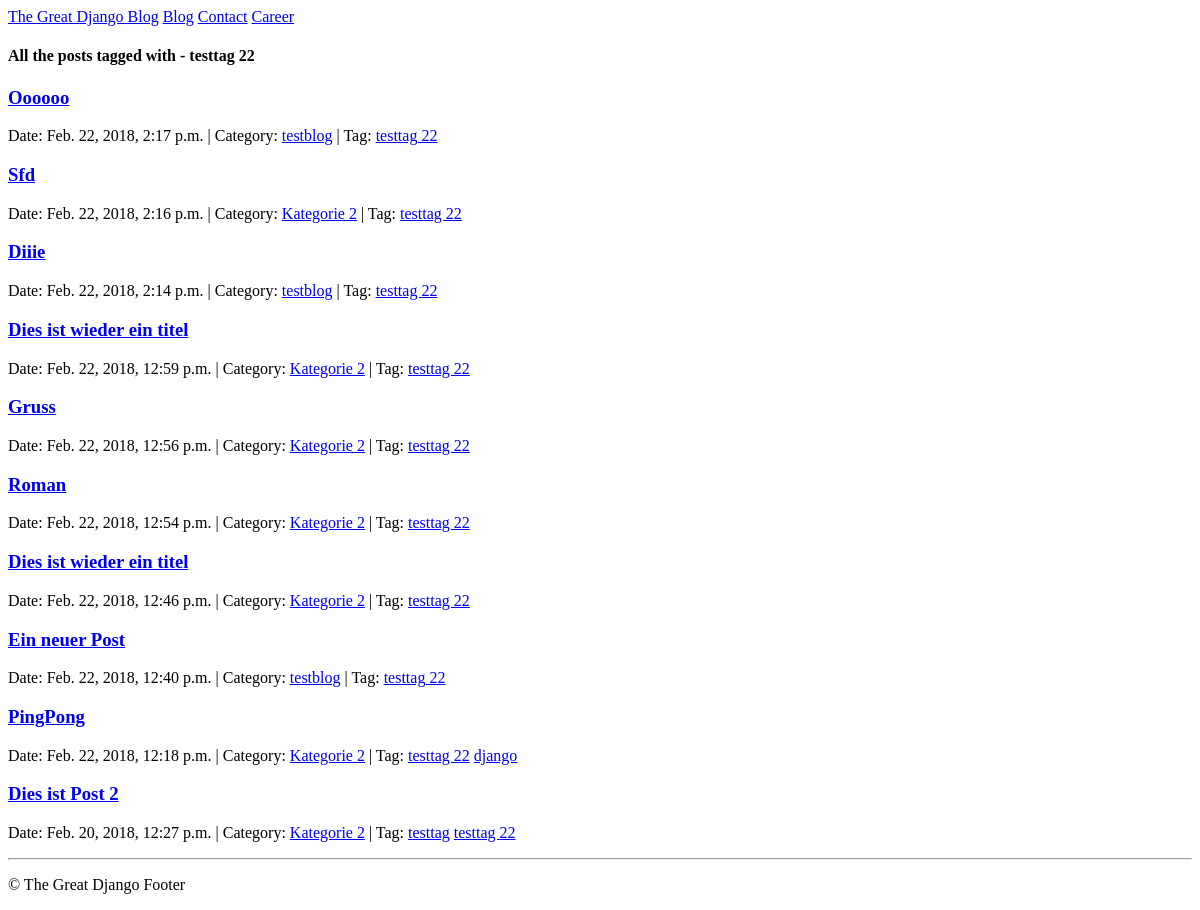
The app's page /tag/slug_testtag_2/, older data.
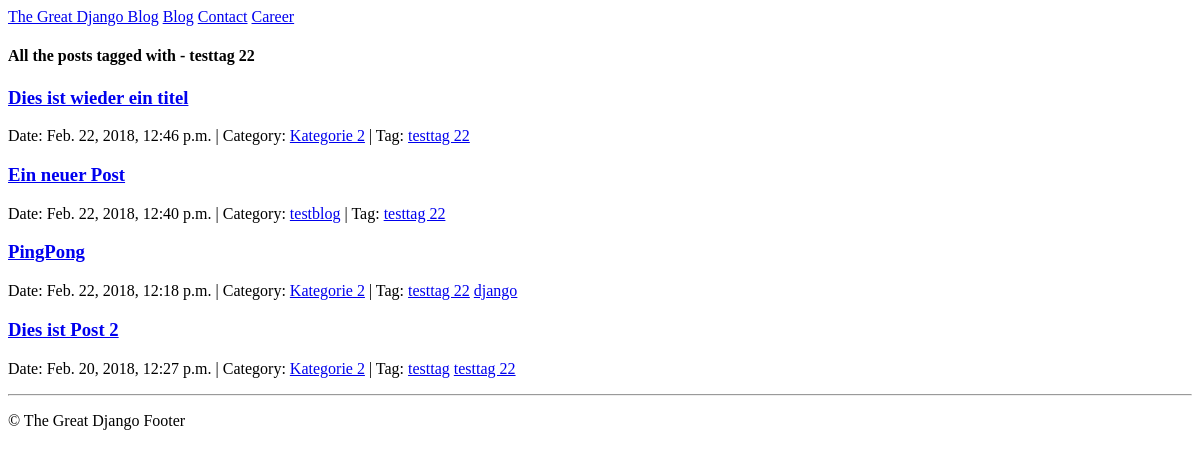
The same page, newer data.
### blog/models.py (models this page shows, shortened)
class Post(models.Model):
	title = models.CharField(max_length=200)
	slug = models.SlugField(unique=True,
					help_text="Slug will be generated automatically from the title of the Post")
	content = models.TextField()
	pub_date = models.DateTimeField(auto_now_add=True)
	author = models.ForeignKey(Author)
	category = models.ForeignKey(Category)
	tags = models.ManyToManyField(Tag)

class Category(models.Model):
	name = models.CharField(max_length=100, unique=True)
	slug = models.SlugField(max_length=100, unique=True)
	author = models.ForeignKey(Author)
	class Meta:
		verbose_name_plural = "Categories"

class Tag(models.Model):
	name = models.CharField(max_length=100, unique=True)
	slug = models.SlugField(max_length=100, unique=True)
	author = models.ForeignKey(Author)
	def __str__(self):
		return self.name

### blog/views.py (the view)
# urls.py: url(r'^tag/(?P<tag_slug>[\w-]+)/$', views.post_by_tag, name='post_by_tag'),
def post_by_tag(request, tag_slug):
    tag = get_object_or_404(Tag, slug=tag_slug)
    posts = get_list_or_404(Post.objects.order_by("-id"), tags__name=tag)
    context = {
        'tag': tag,
        'posts': posts
    }
    return render(request, 'blog/post_by_tag.html', context )

### blog/templates/blog/post_by_tag.html (shortened to what this page needs)
{% extends "blog/base.html"  %}
{% block content %}
    <div class="content">
        <div class="section-inner clearfix">
    <h4>All the posts tagged with - {{ tag.name }}</h4>
    {% for post in posts %}
        <h3>
            <a href="http://127.0.0.1:8000/{{ post.pk }}/">{{ post.title|capfirst }}</a>
        </h3>
        <p>
            <span>Date: {{ post.pub_date }} </span> |
            <span>Category: <a href="http://127.0.0.1:8000/category/{{ post.category.slug }}">{{ post.category.name }}</a> </span> |
            <span>Tag:
            {% for tag in post.tags.all %}
                  <a href="http://127.0.0.1:8000/tag/{{ tag.slug }}">{{ tag.name }}</a>
            {% empty %}
                  None
            {% endfor %}
            </span>
        </p>
    {% empty %}
        <p>There are not posts tagged with {{ tag }}</p>
    {% endfor %}
            </div>
    </div>
{% endblock %}

Row changes from the older to the newer data that the page shows:
removed Post: title "Oooooo", pub_date "Feb. 22, 2018, 2:17 p.m.", category.name "testblog", Tag (name "testtag 22")
removed Post: title "Sfd", pub_date "Feb. 22, 2018, 2:16 p.m.", category.name "Kategorie 2", Tag (name "testtag 22")
removed Post: title "Diiie", pub_date "Feb. 22, 2018, 2:14 p.m.", category.name "testblog", Tag (name "testtag 22")
removed Post: title "Dies ist wieder ein titel", pub_date "Feb. 22, 2018, 12:59 p.m.", category.name "Kategorie 2", Tag (name "testtag 22")
removed Post: title "Gruss", pub_date "Feb. 22, 2018, 12:56 p.m.", category.name "Kategorie 2", Tag (name "testtag 22")
removed Post: title "Roman", pub_date "Feb. 22, 2018, 12:54 p.m.", category.name "Kategorie 2", Tag (name "testtag 22")
